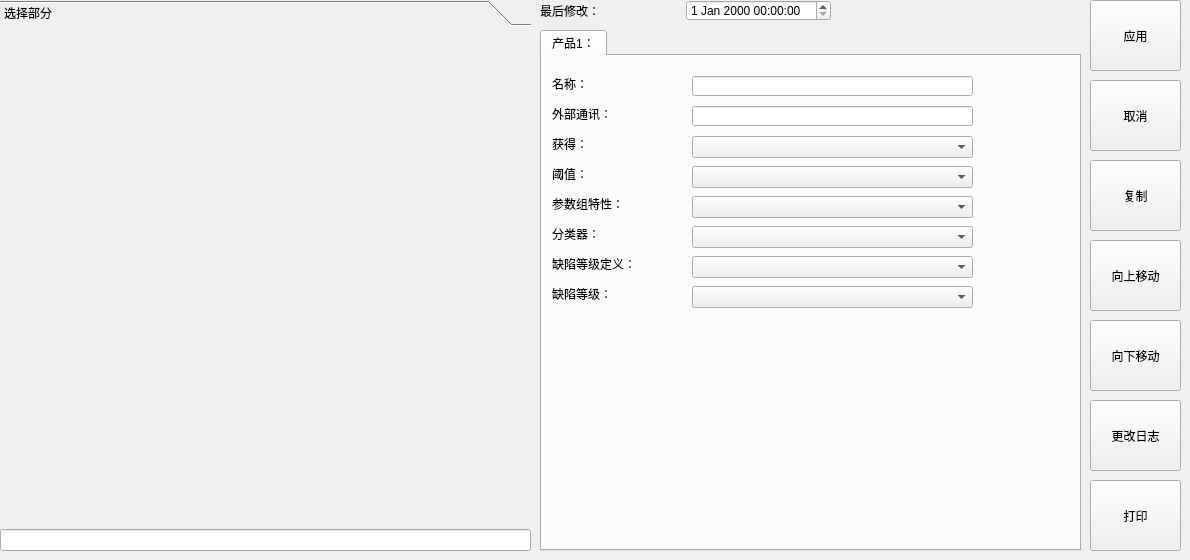
      <widget class="QWidget" name="tab_3">
       <attribute name="title">
        <string>参数组</string>
       </attribute>
       <widget class="QTabWidget" name="tabWidget_6">
        <property name="geometry">
         <rect>
          <x>540</x>
          <y>30</y>
          <width>541</width>
          <height>521</height>
         </rect>
        </property>
        <property name="currentIndex">
         <number>0</number>
        </property>
        <widget class="QWidget" name="tab_14">
         <attribute name="title">
          <string>产品1：</string>
         </attribute>
         <widget class="QLabel" name="label_58">
          <property name="geometry">
           <rect>
            <x>10</x>
            <y>20</y>
            <width>31</width>
            <height>16</height>
           </rect>
          </property>
          <property name="text">
           <string>名称：</string>
          </property>
         </widget>
         <widget class="QLineEdit" name="lineEdit_2">
          <property name="geometry">
           <rect>
            <x>150</x>
            <y>20</y>
            <width>281</width>
            <height>20</height>
           </rect>
          </property>
         </widget>
         <widget class="QLabel" name="label_59">
          <property name="geometry">
           <rect>
            <x>10</x>
            <y>50</y>
            <width>101</width>
            <height>16</height>
           </rect>
          </property>
          <property name="text">
           <string>外部通讯：</string>
          </property>
         </widget>
         <widget class="QLabel" name="label_60">
          <property name="geometry">
           <rect>
            <x>10</x>
            <y>80</y>
            <width>31</width>
            <height>16</height>
           </rect>
          </property>
          <property name="text">
           <string>获得：</string>
          </property>
         </widget>
         <widget class="QLabel" name="label_61">
          <property name="geometry">
           <rect>
            <x>10</x>
            <y>110</y>
            <width>31</width>
            <height>16</height>
           </rect>
          </property>
          <property name="text">
           <string>阈值：</string>
          </property>
         </widget>
         <widget class="QLabel" name="label_62">
          <property name="geometry">
           <rect>
            <x>10</x>
            <y>140</y>
            <width>71</width>
            <height>16</height>
           </rect>
          </property>
          <property name="text">
           <string>参数组特性：</string>
          </property>
         </widget>
         <widget class="QLabel" name="label_63">
          <property name="geometry">
           <rect>
            <x>10</x>
            <y>170</y>
            <width>101</width>
            <height>16</height>
           </rect>
          </property>
          <property name="text">
           <string>分类器：</string>
          </property>
         </widget>
         <widget class="QLabel" name="label_64">
          <property name="geometry">
           <rect>
            <x>10</x>
            <y>200</y>
            <width>111</width>
            <height>16</height>
           </rect>
          </property>
          <property name="text">
           <string>缺陷等级定义：</string>
          </property>
         </widget>
         <widget class="QLabel" name="label_65">
          <property name="geometry">
           <rect>
            <x>10</x>
            <y>230</y>
            <width>81</width>
            <height>16</height>
           </rect>
          </property>
          <property name="text">
           <string>缺陷等级：</string>
          </property>
         </widget>
         <widget class="QLineEdit" name="lineEdit_3">
          <property name="geometry">
           <rect>
            <x>150</x>
            <y>50</y>
            <width>281</width>
            <height>20</height>
           </rect>
          </property>
         </widget>
         <widget class="QComboBox" name="comboBox_9">
          <property name="geometry">
           <rect>
            <x>150</x>
            <y>80</y>
            <width>281</width>
            <height>22</height>
           </rect>
          </property>
         </widget>
         <widget class="QComboBox" name="comboBox_12">
          <property name="geometry">
           <rect>
            <x>150</x>
            <y>110</y>
            <width>281</width>
            <height>22</height>
           </rect>
          </property>
         </widget>
         <widget class="QComboBox" name="comboBox_13">
          <property name="geometry">
           <rect>
            <x>150</x>
            <y>140</y>
            <width>281</width>
            <height>22</height>
           </rect>
          </property>
         </widget>
         <widget class="QComboBox" name="comboBox_14">
          <property name="geometry">
           <rect>
            <x>150</x>
            <y>170</y>
            <width>281</width>
            <height>22</height>
           </rect>
          </property>
         </widget>
         <widget class="QComboBox" name="comboBox_15">
          <property name="geometry">
           <rect>
            <x>150</x>
            <y>200</y>
            <width>281</width>
            <height>22</height>
           </rect>
          </property>
         </widget>
         <widget class="QComboBox" name="comboBox_16">
          <property name="geometry">
           <rect>
            <x>150</x>
            <y>230</y>
            <width>281</width>
            <height>22</height>
           </rect>
          </property>
         </widget>
        </widget>
       </widget>
       <widget class="QWidget" name="layoutWidget">
        <property name="geometry">
         <rect>
          <x>0</x>
          <y>0</y>
          <width>531</width>
          <height>551</height>
         </rect>
        </property>
        <layout class="QVBoxLayout" name="verticalLayout">
         <item>
          <widget class="QToolBox" name="toolBox">
           <property name="styleSheet">
            <string notr="true">background-color: rgb(239, 239, 239);</string>
           </property>
           <property name="currentIndex">
            <number>0</number>
           </property>
           <widget class="QWidget" name="page_4">
            <property name="geometry">
             <rect>
              <x>0</x>
              <y>0</y>
              <width>529</width>
              <height>497</height>
             </rect>
            </property>
            <attribute name="label">
             <string>选择部分</string>
            </attribute>
           </widget>
          </widget>
         </item>
         <item>
          <widget class="QLineEdit" name="lineEdit"/>
         </item>
        </layout>
       </widget>
       <widget class="QWidget" name="layoutWidget">
        <property name="geometry">
         <rect>
          <x>540</x>
          <y>0</y>
          <width>291</width>
          <height>21</height>
         </rect>
        </property>
        <layout class="QHBoxLayout" name="horizontalLayout_13">
         <item>
          <widget class="QLabel" name="label_57">
           <property name="text">
            <string>最后修改：</string>
           </property>
          </widget>
         </item>
         <item>
          <widget class="QDateTimeEdit" name="dateTimeEdit"/>
         </item>
        </layout>
       </widget>
       <widget class="QToolButton" name="toolButton_13">
        <property name="geometry">
         <rect>
          <x>1090</x>
          <y>240</y>
          <width>91</width>
          <height>71</height>
         </rect>
        </property>
        <property name="text">
         <string>向上移动</string>
        </property>
        <property name="icon">
         <iconset resource="ico.qrc">
          <normaloff>:/ico/ico/arrow_bottom_down (2).ico</normaloff>:/ico/ico/arrow_bottom_down (2).ico</iconset>
        </property>
        <property name="iconSize">
         <size>
          <width>48</width>
          <height>36</height>
         </size>
        </property>
        <property name="toolButtonStyle">
         <enum>Qt::ToolButtonTextUnderIcon</enum>
        </property>
       </widget>
       <widget class="QToolButton" name="toolButton_14">
        <property name="geometry">
         <rect>
          <x>1090</x>
          <y>480</y>
          <width>91</width>
          <height>71</height>
         </rect>
        </property>
        <property name="text">
         <string>打印</string>
        </property>
        <property name="icon">
         <iconset resource="ico.qrc">
          <normaloff>:/ico/ico/printer_64.ico</normaloff>:/ico/ico/printer_64.ico</iconset>
        </property>
        <property name="iconSize">
         <size>
          <width>48</width>
          <height>36</height>
         </size>
        </property>
        <property name="toolButtonStyle">
         <enum>Qt::ToolButtonTextUnderIcon</enum>
        </property>
       </widget>
       <widget class="QToolButton" name="toolButton_15">
        <property name="geometry">
         <rect>
          <x>1090</x>
          <y>320</y>
          <width>91</width>
          <height>71</height>
         </rect>
        </property>
        <property name="text">
         <string>向下移动</string>
        </property>
        <property name="icon">
         <iconset resource="ico.qrc">
          <normaloff>:/ico/ico/arrow_bottom_down (1).ico</normaloff>:/ico/ico/arrow_bottom_down (1).ico</iconset>
        </property>
        <property name="iconSize">
         <size>
          <width>48</width>
          <height>36</height>
         </size>
        </property>
        <property name="toolButtonStyle">
         <enum>Qt::ToolButtonTextUnderIcon</enum>
        </property>
       </widget>
       <widget class="QToolButton" name="toolButton_16">
        <property name="geometry">
         <rect>
          <x>1090</x>
          <y>400</y>
          <width>91</width>
          <height>71</height>
         </rect>
        </property>
        <property name="text">
         <string>更改日志</string>
        </property>
        <property name="icon">
         <iconset resource="ico.qrc">
          <normaloff>:/ico/ico/exchanging.ico</normaloff>:/ico/ico/exchanging.ico</iconset>
        </property>
        <property name="iconSize">
         <size>
          <width>48</width>
          <height>36</height>
         </size>
        </property>
        <property name="toolButtonStyle">
         <enum>Qt::ToolButtonTextUnderIcon</enum>
        </property>
       </widget>
       <widget class="QToolButton" name="toolButton_17">
        <property name="geometry">
         <rect>
          <x>1090</x>
          <y>0</y>
          <width>91</width>
          <height>71</height>
         </rect>
        </property>
        <property name="text">
         <string>应用</string>
        </property>
        <property name="icon">
         <iconset resource="ico.qrc">
          <normaloff>:/ico/ico/checkboxmark.ico</normaloff>:/ico/ico/checkboxmark.ico</iconset>
        </property>
        <property name="iconSize">
         <size>
          <width>48</width>
          <height>36</height>
         </size>
        </property>
        <property name="toolButtonStyle">
         <enum>Qt::ToolButtonTextUnderIcon</enum>
        </property>
       </widget>
       <widget class="QToolButton" name="toolButton_18">
        <property name="geometry">
         <rect>
          <x>1090</x>
          <y>80</y>
          <width>91</width>
          <height>71</height>
         </rect>
        </property>
        <property name="text">
         <string>取消</string>
        </property>
        <property name="icon">
         <iconset resource="ico.qrc">
          <normaloff>:/ico/ico/cancel.ico</normaloff>:/ico/ico/cancel.ico</iconset>
        </property>
        <property name="iconSize">
         <size>
          <width>48</width>
          <height>36</height>
         </size>
        </property>
        <property name="toolButtonStyle">
         <enum>Qt::ToolButtonTextUnderIcon</enum>
        </property>
       </widget>
       <widget class="QToolButton" name="toolButton_19">
        <property name="geometry">
         <rect>
          <x>1090</x>
          <y>160</y>
          <width>91</width>
          <height>71</height>
         </rect>
        </property>
        <property name="text">
         <string>复制</string>
        </property>
        <property name="icon">
         <iconset resource="ico.qrc">
          <normaloff>:/ico/ico/copy.ico</normaloff>:/ico/ico/copy.ico</iconset>
        </property>
        <property name="iconSize">
         <size>
          <width>48</width>
          <height>36</height>
         </size>
        </property>
        <property name="toolButtonStyle">
         <enum>Qt::ToolButtonTextUnderIcon</enum>
        </property>
       </widget>
      </widget>
